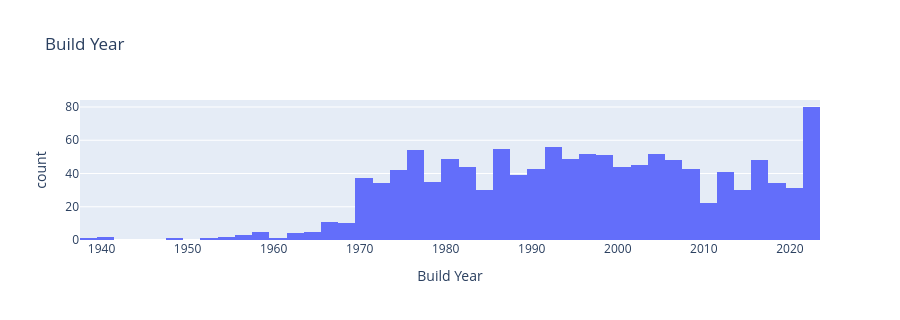

The notebook cell this image was saved under:
### Markdown cell above
### 2.3 Build Year

### Code cell
profile("Build Year")

### Figure 1 — Plotly figure (JSON) as saved in the notebook; plotly's stock layout.template omitted (floating-point values rounded to 4 significant figures; data arrays with more than 128 entries replaced by an {"elided": "..."} marker saying what was removed)
{"data": [{"bingroup": "x", "hovertemplate": "Build Year=%{x}<br>count=%{y}<extra></extra>", "legendgroup": "", "marker": {"color": "#636efa", "pattern": {"shape": ""}}, "name": "", "nbinsx": 60, "orientation": "v", "showlegend": false, "type": "histogram", "x": {"elided": "1250 float values"}, "xaxis": "x", "yaxis": "y"}], "layout": {"barmode": "relative", "height": 320, "legend": {"tracegroupgap": 0}, "title": {"text": "Build Year"}, "xaxis": {"anchor": "y", "domain": [0.0, 1.0], "title": {"text": "Build Year"}}, "yaxis": {"anchor": "x", "domain": [0.0, 1.0], "title": {"text": "count"}}}}
